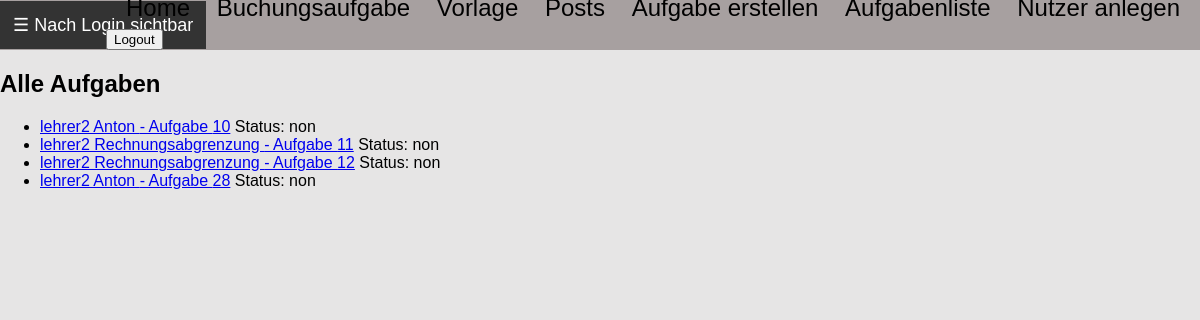
Page /posts/alle_aufgaben/ (signed in) on the earlier database version.
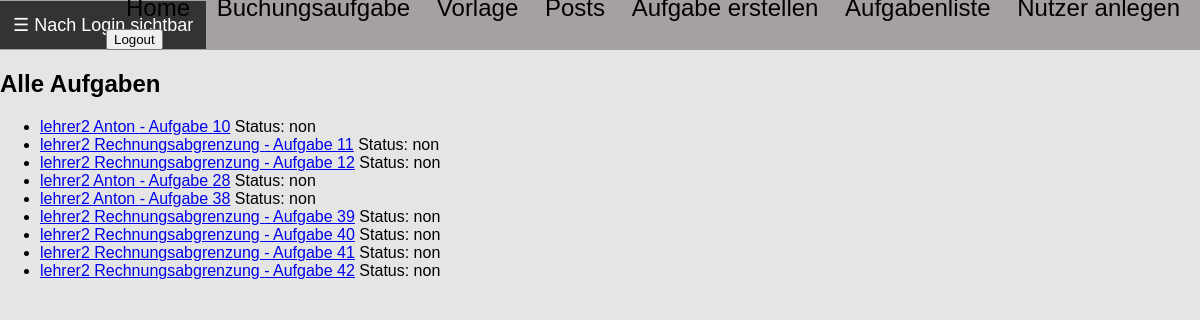
Same page on the later database version.
### posts/models.py (models this page shows)
class Aufgabe(models.Model):
    kategorie = models.ForeignKey(Kategorie, on_delete=models.CASCADE)  # Ändere CharField zu ForeignKey
    aufgabentext = models.TextField()
    loesung_haben = models.JSONField(blank=True, null=True)
    loesung_soll = models.JSONField(blank=True, null=True)
    multiple_choice_antworten = models.JSONField(blank=True, null=True)
    richtige_antwort = models.TextField(blank=True, null=True)
    aufgabentyp = models.CharField(max_length=50, choices=[
        ('buchungssatz', 'Buchungssatz'),
        ('multiple_choice', 'Multiple Choice'),
        ('texteingabe', 'Texteingabe')
    ])
    author = models.ForeignKey(settings.AUTH_USER_MODEL, on_delete=models.CASCADE)
    erstellungsdatum = models.DateTimeField(auto_now_add=True)
    id = models.AutoField(primary_key=True)

class Kategorie(models.Model):
    name = models.CharField(max_length=100, unique=True)
    author = models.ForeignKey(settings.AUTH_USER_MODEL, on_delete=models.CASCADE, limit_choices_to={'role': 'teacher'})
    def __str__(self):
        return self.name

### posts/views.py (the view)
# urls.py: path('alle_aufgaben/', views.alle_aufgaben, name='alle_aufgaben'),
@login_required(login_url="/users/login/")
def alle_aufgaben(request):
    if request.user.role == 'teacher':
        aufgaben = Aufgabe.objects.filter(author=request.user).order_by('id')
    elif request.user.role == 'student':
        aufgaben = Aufgabe.objects.filter(
            author=request.user.professor,
            aufgaben_status__student=request.user,
            aufgaben_status__freigeschaltet=True
        ).order_by('id')
    else:
        aufgaben = Aufgabe.objects.none()
    for aufgabe in aufgaben:
        status = AufgabeStatus.objects.filter(aufgabe=aufgabe, student=request.user).first()
        if status:
            aufgabe.status_display = status.get_status_display()
        else:
            aufgabe.status_display = 'non'  # Standardstatus, wenn kein Eintrag vorhanden
    return render(request, 'posts/alle_aufgaben.html', {
        'aufgaben': aufgaben,
    })

### posts/templates/posts/alle_aufgaben.html (shortened to what this page needs)
{% extends 'vorlage.html' %}
{% load static %}
{% block content %}
    <h2>{% if not_complete %}Nicht abgeschlossene Aufgaben{% else %}Alle Aufgaben{% endif %}</h2>
    <ul>
        {% for aufgabe in aufgaben %}
            <li>
                {% if not_complete %}
                    <a href="{% url 'posts:aufgabe_detail' aufgabe.id %}?status=not_complete">{{ aufgabe.kategorie }} - Aufgabe {{ aufgabe.id }}</a>
                {% else %}
                    <a href="{% url 'posts:aufgabe_detail' aufgabe.id %}?alle=true">{{ aufgabe.kategorie }} - Aufgabe {{ aufgabe.id }}</a>
                {% endif %}
                Status: {{ aufgabe.status_display }}
            </li>
        {% endfor %}
    </ul>
{% endblock %}

Differences in the rows shown:
added Aufgabe: kategorie "lehrer2 Anton", id "38", status_display "non"
added Aufgabe: kategorie "lehrer2 Rechnungsabgrenzung", id "39", status_display "non"
added Aufgabe: kategorie "lehrer2 Rechnungsabgrenzung", id "40", status_display "non"
added Aufgabe: kategorie "lehrer2 Rechnungsabgrenzung", id "41", status_display "non"
added Aufgabe: kategorie "lehrer2 Rechnungsabgrenzung", id "42", status_display "non"
